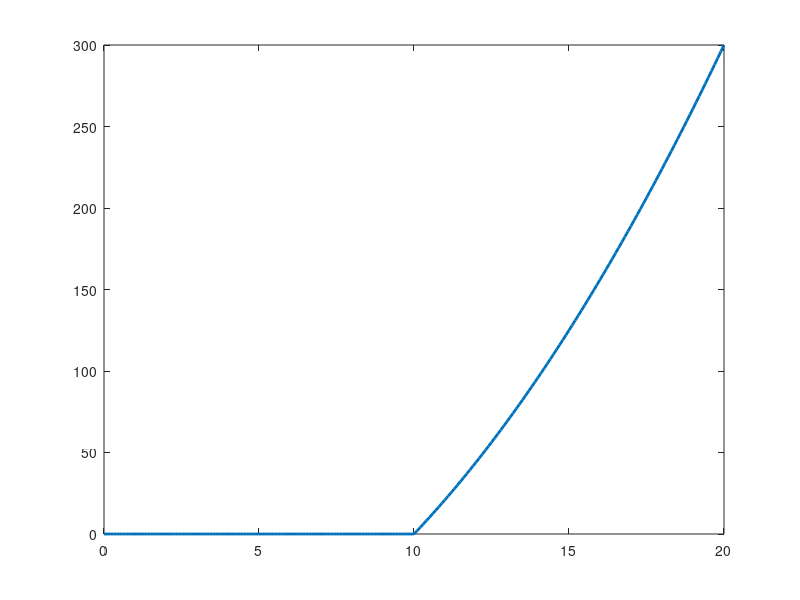

Recreate this plot in MATLAB. (Note: this script raises an error after producing the figure.)
% Parameters for the power option
K = 100;       % Strike price
p = 2;         % Power exponent
S = 0:0.1:20; % Range of underlying prices with finer increments

% Calculate the payoffs
power_call_payoff = max(S.^p - K, 0);
power_put_payoff = max(K - S.^p, 0);

% Critical underlying asset price where payoff starts to become positive
critical_S = K^(1/p);

% Plot Power Call Option Payoff
figure;
plot(S, power_call_payoff, 'LineWidth', 2);
hold on;
xline(critical_S, '--', 'Color', 'r', 'LineWidth', 1.5); % Vertical line at S = K^{1/p}
title(['Power Call Option Payoff (K = ' num2str(K) ', p = ' num2str(p) ')']);
xlabel('Underlying Asset Price (S)');
ylabel('Payoff');
legend('Payoff', ['S = K^{1/p} = ' num2str(critical_S)]);
grid on;
hold off;

% Plot Power Put Option Payoff
figure;
plot(S, power_put_payoff, 'LineWidth', 2);
hold on;
xline(critical_S, '--', 'Color', 'r', 'LineWidth', 1.5); % Vertical line at S = K^{1/p}
title(['Power Put Option Payoff (K = ' num2str(K) ', p = ' num2str(p) ')']);
xlabel('Underlying Asset Price (S)');
ylabel('Payoff');
legend('Payoff', ['S = K^{1/p} = ' num2str(critical_S)]);
grid on;
hold off;
